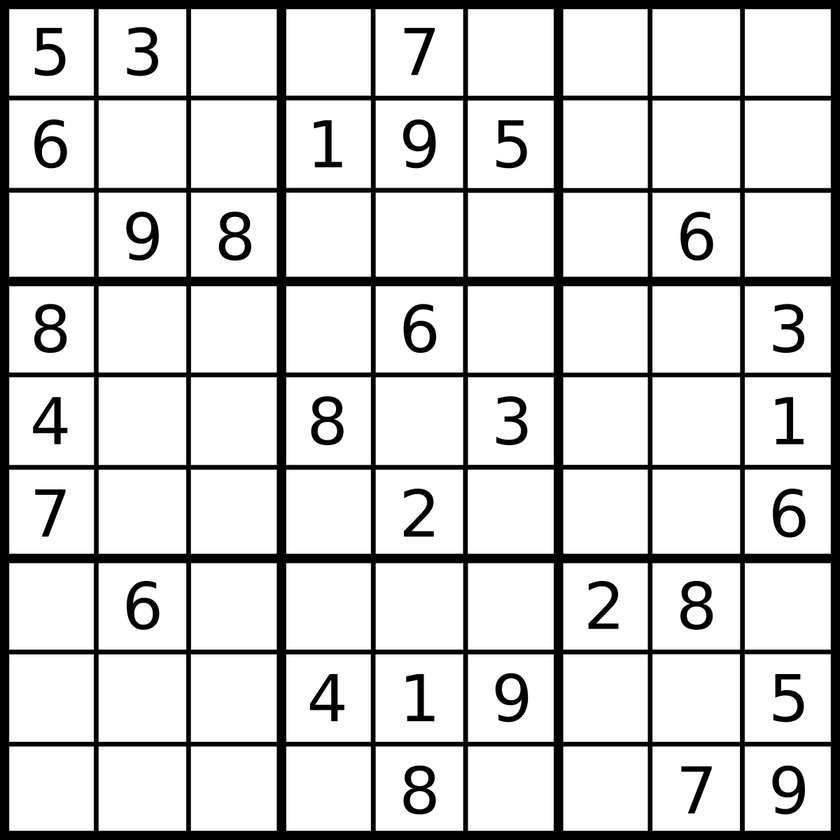
#> input picture python/machine_vision/lab6/6_2.png, 840 x 840 px, shrunk from 1200 x 1200 before the run
$ python lab6.py
#> lines starting #> are read from the running program, lines starting #| are printed output that depends on the picture
import cv2
import numpy as np
import math
'''
# читаем исходное изображение
img = cv2.imread('6_1.png')
# переводим его в серый формат
img2 = cv2.cvtColor(img, cv2.COLOR_BGR2GRAY)
# инвертируем изображение
img2 = cv2.bitwise_not(img2)
# размывем изображение для детектора Кенни
img3 = cv2.GaussianBlur(img, (5, 5), sigmaX = 0, sigmaY = 0, borderType = cv2.BORDER_DEFAULT)
Canny = cv2.Canny(img3, 100, 200, apertureSize = 5, L2gradient = True)
cv2.imwrite('Canny.png', Canny)
# Находим линии на изображении
linesP = cv2.HoughLinesP(img2, 1, np.pi/720, 200, minLineLength = 100, maxLineGap = 10)
# Находим окружности на изображении
circles = cv2.HoughCircles(Canny, cv2.HOUGH_GRADIENT, dp = 1, minDist = 200, param1 = 200, param2 = 100)
print(circles)
'''

# читаем исходное изображение
img = cv2.imread('6_2.png')
#> img is the input picture: shape (840, 840, 3); min 0, max 255, mean 209.7
img2 = cv2.cvtColor(img, cv2.COLOR_BGR2GRAY)
img2 = cv2.bitwise_not(img2)
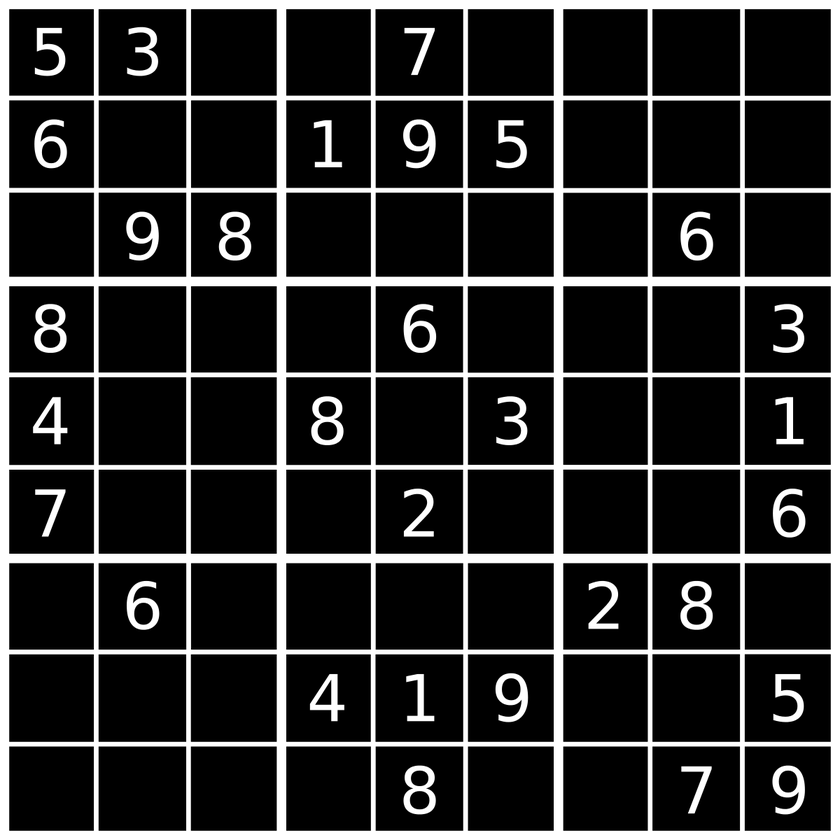
#> img2: shape (840, 840); min 0, max 255, mean 45.3
# находим линии на изображении
#> (the run stopped early here; a loop or call above may not have finished)

$ run again, with python/machine_vision/lab6/6_1.png copied over python/machine_vision/lab6/6_2.png
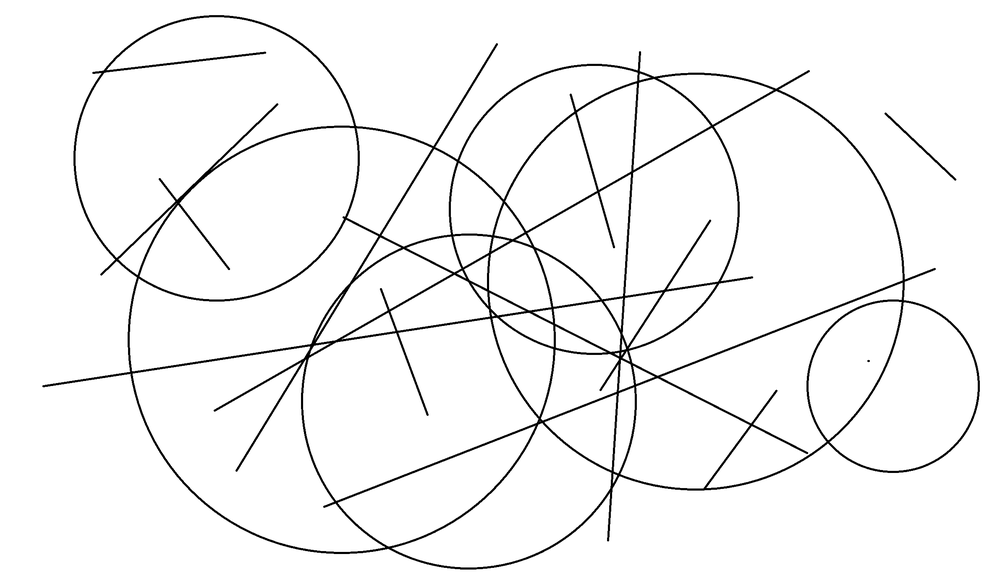
#> input picture python/machine_vision/lab6/6_1.png, 1000 x 583 px, shrunk from 2382 x 1388 before the run
#> img is the input picture: shape (583, 1000, 3); min 0, max 255, mean 245.2
#> `img2 = cv2.bitwise_not(img2)`:
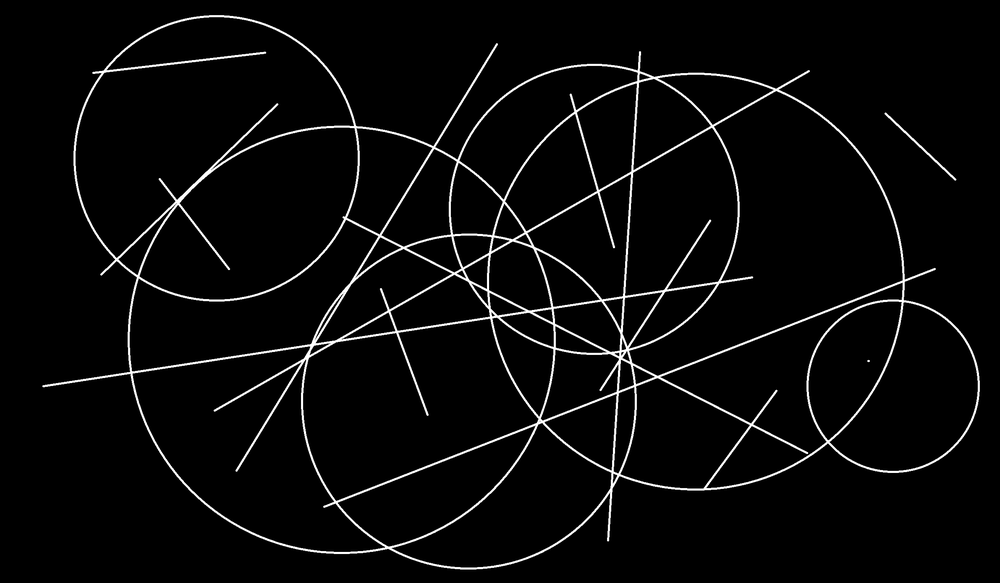
#> img2: shape (583, 1000); min 0, max 255, mean 9.8
#> linesP = 81 rows, first 8: [600, 1.18], [100, 1.96], [300, 1.57], [-210, 2.36], [490, 0.785], [350, 1.57], [630, 0], [320, 1.57]
